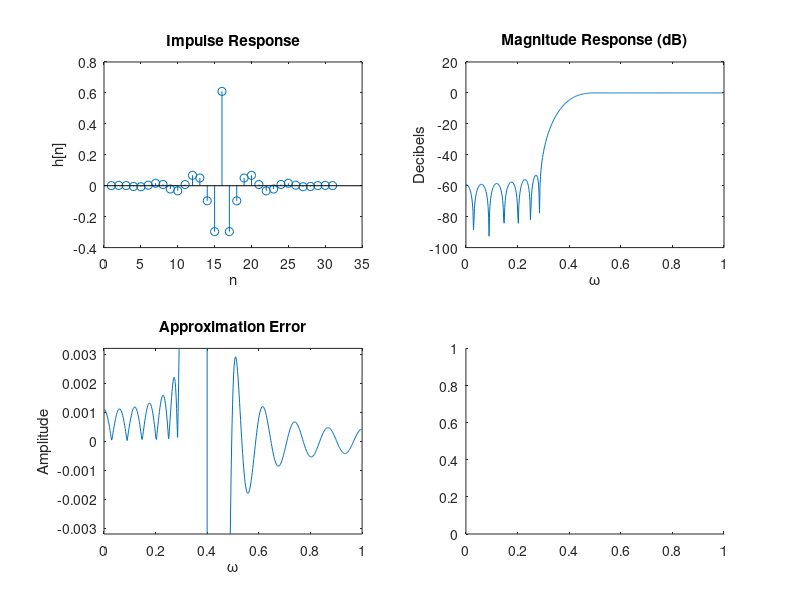

MATLAB code to generate this figure: (Note: this script raises an error after producing the figure.)
%Prob. 6(a)
f = [0 0.4 0.4 1];
m = [0 0 1 1];
M = 30;
b1 = fir2(M, f, m, kaiser(M+1,4.53));
[h1, w1] = freqz(b1, 1);
hdb1 = mag2db(abs(h1));
L = length(w1);
LP = [zeros(uint16(0.4*L), 1); ones(L-uint16(0.4*L), 1)];
dh1 = abs(h1)-LP;

figure
subplot(2, 2, 1)
stem(b1)
title('Impulse Response')
xlabel('n')
ylabel('h[n]')

subplot(2, 2, 2)
plot(w1/pi, hdb1)
title('Magnitude Response (dB)')
xlabel('\omega')
ylabel('Decibels')

subplot(2, 2, 3)
plot(w1/pi, dh1)
axis([0 1 -0.0032 0.0032])
title('Approximation Error')
xlabel('\omega')
ylabel('Amplitude')

subplot(2, 2, 4)
yyaxis left
plot(w1/pi, hdb1)
axis([0 1 -100 -50])
title('Zoom of Magnitude Response (dB)')
xlabel('\omega')
ylabel('Stopband dB')
yyaxis right
plot(w1/pi, hdb1)
axis([0 1 -0.05 0.02])
ylabel('Passband dB')

%Prob. 6(b)
b2 = fir1(M, 0.4, 'high', kaiser(M+1,4.53));
[h2, w2] = freqz(b2, 1);
hdb2 = mag2db(abs(h2));
dh2 = abs(h1)-LP;

figure
subplot(2, 2, 1)
stem(b2)
title('Impulse Response')
xlabel('n')
ylabel('h[n]')

subplot(2, 2, 2)
plot(w2/pi, hdb2)
title('Magnitude Response (dB)')
xlabel('\omega')
ylabel('Decibels')

subplot(2, 2, 3)
plot(w2/pi, dh2)
axis([0 1 -0.0032 0.0032])
title('Approximation Error')
xlabel('\omega')
ylabel('Amplitude')

subplot(2, 2, 4)
yyaxis left
plot(w2/pi, hdb2)
axis([0 1 -100 -50])
title('Zoom of Magnitude Response (dB)')
xlabel('\omega')
ylabel('Stopband dB')
yyaxis right
plot(w2/pi, hdb2)
axis([0 1 -0.02 0.03])
ylabel('Passband dB')